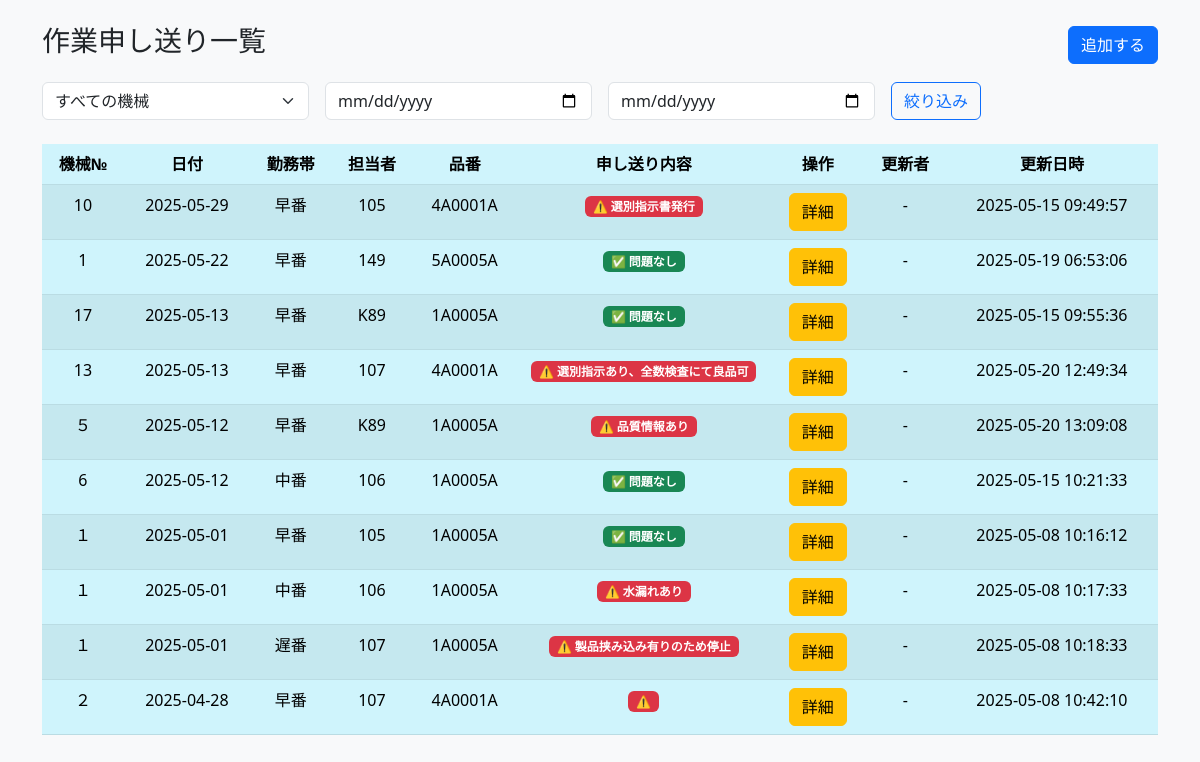
Before: / with the older database file.
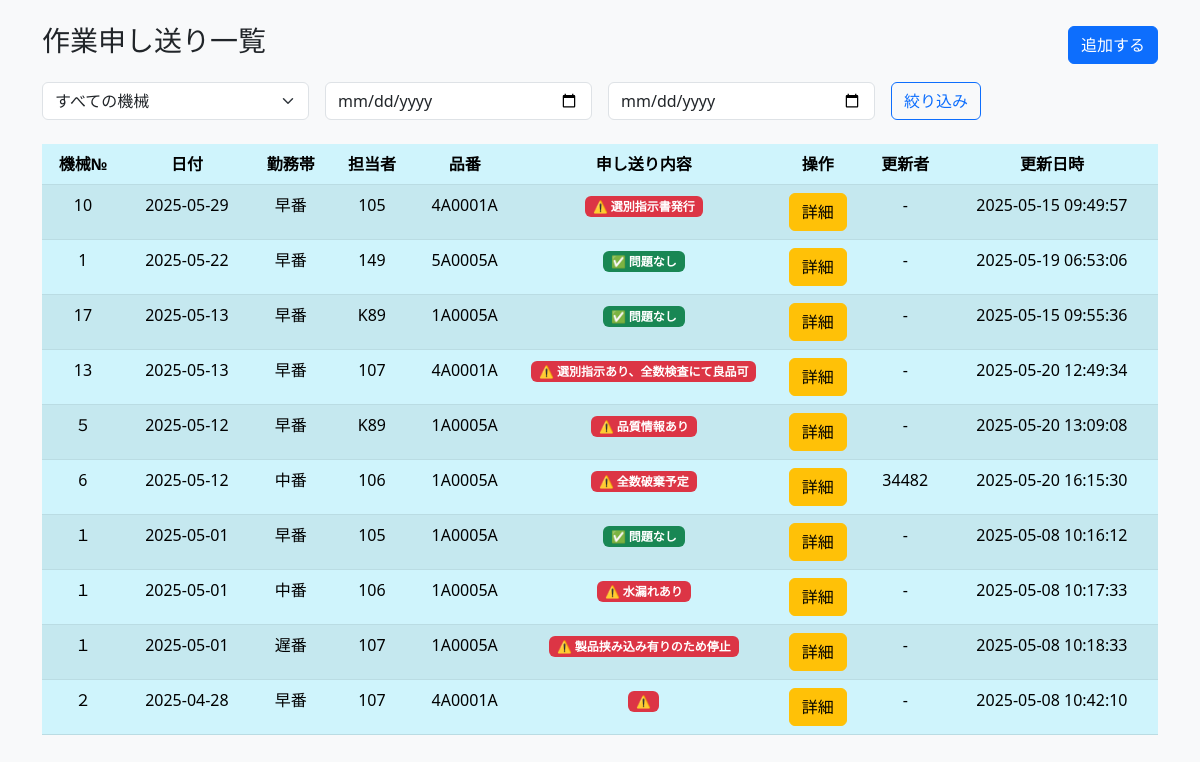
After: the same page with the newer database file.
### tables this page shows
CREATE TABLE work_notes (
        id INTEGER PRIMARY KEY AUTOINCREMENT,
        machine_no TEXT NOT NULL,           -- 機械番号
        date DATE NOT NULL,                 -- 日付
        shift TEXT NOT NULL,                -- 勤務帯（例：早番、遅番など）
        operator TEXT NOT NULL,             -- 担当者
        product_no TEXT NOT NULL,           -- 品番
        note TEXT NOT NULL,                 -- 申し送り内容
        created_at TIMESTAMP DEFAULT CURRENT_TIMESTAMP,
        updated_at TIMESTAMP DEFAULT CURRENT_TIMESTAMP
    , additional_note TEXT, updated_by TEXT, updater TEXT);

### app.py (the view)
@app.route("/", methods=["GET", "POST"])
def index():
    if request.method == "POST":
        machine_no = request.form["machine_no"]
        date = request.form["date"]
        shift = request.form["shift"]
        operator = request.form["operator"]
        product_no = request.form["product_no"]
        note = request.form["note"]
        add_work_note(machine_no, date, shift, operator, product_no, note)
        return redirect(url_for("index"))
    else:
        machine_no = request.args.get("machine_no")
        start_date = request.args.get("start_date")
        end_date = request.args.get("end_date")
        work_notes = get_filtered_work_notes(machine_no, start_date, end_date)
        machine_nos = get_machine_nos()  # ← 機械№一覧
        return render_template("index.html", work_notes=work_notes)

### database.py (called while the page is built)
def get_connection_db():
    conn = sqlite3.connect("todo.db")
    conn.row_factory = sqlite3.Row
    return conn

def get_machine_nos():
    conn = get_connection_db()
    c = conn.cursor()
    c.execute("SELECT DISTINCT machine_no FROM work_notes ORDER BY machine_no")
    return [row["machine_no"] for row in c.fetchall()]

def get_filtered_work_notes(machine_no=None, start_date=None, end_date=None):
    conn = get_connection_db()
    c = conn.cursor()
    query = """
        SELECT id, machine_no, date, shift, operator, product_no, note, updater, updated_at
        FROM work_notes
        WHERE 1=1
    """
    params = []
    if machine_no:
        query += " AND machine_no = ?"
        params.append(machine_no)
    if start_date:
        query += " AND date >= ?"
        params.append(start_date)
    if end_date:
        query += " AND date <= ?"
        params.append(end_date)
    query += " ORDER BY date DESC"
    c.execute(query, params)
    work_notes = c.fetchall()
    conn.close()
    return work_notes

### templates/index.html (shortened to what this page needs)
<!DOCTYPE html>
<html lang="ja">
<head>
    <link href="https://cdn.jsdelivr.net/npm/bootstrap@5.3.0/dist/css/bootstrap.min.css" rel="stylesheet">
</head>
<body class="bg-light">
    <div class="container mt-4">
        <div class="d-flex justify-content-between align-items-center mb-3">
            <h3>作業申し送り一覧</h3>
            <button class="btn btn-primary" data-bs-toggle="collapse" data-bs-target="#addform">追加する</button>
        </div>
        <form method="get" class="row g-3 mb-4">
            <div class="col-md-3">
                <select name="machine_no" class="form-select">
                    <option value="">すべての機械</option>
                </select>
            </div>
            <div class="col-md-3">
                <input type="date" name="start_date" class="form-control" value="{{ request.args.get('start_date', '') }}">
            </div>
            <div class="col-md-3">
                <input type="date" name="end_date" class="form-control" value="{{ request.args.get('end_date', '') }}">
            </div>
            <div class="col-md-2">
                <button type="submit" class="btn btn-outline-primary">絞り込み</button>
            </div>
        </form>
        <table class="table table-striped table-hover text-center table-info">
            <thead>
                <tr>
                    <th>機械№</th>
                    <th>日付</th>
                    <th>勤務帯</th>
                    <th>担当者</th>
                    <th>品番</th>
                    <th>申し送り内容</th>
                    <th>操作</th>
                    <th>更新者</th>
                    <th>更新日時</th>
                </tr>
            </thead>
            <tbody>
                {% for note in work_notes %}
                <tr>
                    <td>{{ note['machine_no'] }}</td>
                    <td>{{ note['date'] }}</td>
                    <td>{{ note['shift'] }}</td>
                    <td>{{ note['operator'] }}</td>
                    <td>{{ note['product_no'] }}</td>
                        {% set lines = note['note'].split('\n') %}
                        {% set last_note = lines[-1] %}
                        <td style="max-width: 200px; word-break: break-word; white-space: normal;">
                            {% if '問題なし' in last_note %}
                                <span class="badge bg-success">✅ 問題なし</span>
                            {% else %}
                                <span class="badge bg-danger">⚠️ {{ last_note }}</span>
                            {% endif %}
                        </td>
                    <td>
                        <a href="{{ url_for('show', id=note['id']) }}" class="btn btn-warning">詳細</a>
                    </td>
                    <td>{{ note.updater or '-' }}</td>
                    <td>{{ note.updated_at or '-' }}</td>
                </tr>
                {% endfor %}
            </tbody>
        </table>
    </div>
</body>
</html>

Changed rows visible on the page:
changed work_notes (number 6 of 10 on the later page): last_note (not shown) → "全数破棄予定"; updater "-" → "34482"; updated_at "2025-05-15 10:21:33" → "2025-05-20 16:15:30"; no longer shows "✅ 問題なし"
